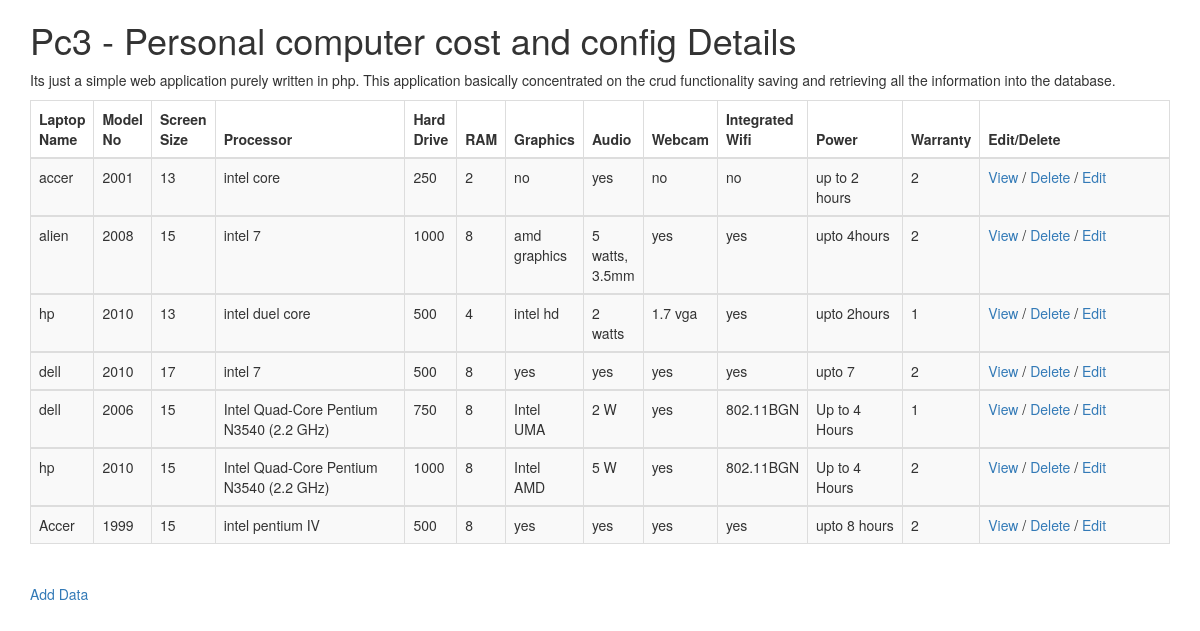
Page /pc3_list.php on the committed database.
### tables this page shows
CREATE TABLE IF NOT EXISTS `laptops` (
  `laptop_id` int(11) NOT NULL,
  `laptop_name` varchar(50) NOT NULL,
  `model_no` int(20) NOT NULL,
  `screen_size` int(20) NOT NULL,
  `processor` varchar(50) NOT NULL,
  `hard_drive` int(20) NOT NULL,
  `ram_size` int(20) NOT NULL,
  `graphics` varchar(50) NOT NULL,
  `audio` varchar(50) NOT NULL,
  `webcam` varchar(50) NOT NULL,
  `integrated_wifi` varchar(50) NOT NULL,
  `power` varchar(50) NOT NULL,
  `warranty` int(20) NOT NULL,
  `date_reg` varchar(20) NOT NULL
);

### pc3_list.php (the view, shortened to what this page needs)
<!DOCTYPE html>
<html lang="en">
<head>
  <link rel="stylesheet" href="http://maxcdn.bootstrapcdn.com/bootstrap/3.2.0/css/bootstrap.min.css">
</head>
<body>
	<div class= "container">
<h1>Pc3 - Personal computer cost and config Details</h1>
  <p>
    Its just a simple web application purely written in php. This application basically concentrated on the crud functionality saving and retrieving  all the information into the database.
  </p>
<?php
	require 'db.php';
	try {
	$query = "SELECT * FROM laptops";
	$stmt = $dbc->prepare($query);
	$stmt->execute();
	echo "<table  class = 'table table-bordered table-hover table-striped'>";
	echo "<thead>";
	echo "<tr>";
	echo "<th>Laptop Name</th>";
	echo "<th>Model No</th>";
	echo "<th>Screen Size</th>";
	echo "<th>Processor</th>";
	echo "<th>Hard Drive</th>";
	echo "<th>RAM</th>";
	echo "<th>Graphics</th>";
	echo "<th>Audio</th>";
	echo "<th>Webcam</th>";
	echo "<th>Integrated Wifi</th>";
	echo "<th>Power</th>";
	echo "<th>Warranty</th>";
	echo "<th>Edit/Delete</th>";
	echo "</tr>";
	echo "</thead>";
	echo"<tbody>";
	while($row=$stmt->fetch(PDO::FETCH_ASSOC)) {
		extract($row);
	echo "<tr>";
	echo "<td>{$laptop_name}</td>";
	echo "<td>{$model_no}</td>";
	echo "<td>{$screen_size}</td>";
	echo "<td class='col-sm-2'>{$processor}</td>";
	echo "<td>{$hard_drive}</td>";
	echo "<td>{$ram_size}</td>";
	echo "<td>{$graphics}</td>";
	echo "<td>{$audio}</td>";
	echo "<td>{$webcam}</td>";
	echo "<td>{$integrated_wifi}</td>";
	echo "<td class='col-sm-1'>{$power}</td>";
	echo "<td>{$warranty}</td>";
	echo "<td class='col-sm-2'><a href='view.php?id={$laptop_id}'>View</a> / <a href='delete.php?id={$laptop_id}'>Delete</a> / <a href = 'edit.php?id={$laptop_id}'>Edit</a></td>";
	echo "</tr>";
	echo "</tbody>";
	}
	} catch(PDOException $e) {
		echo "Error: " . $e->getMessage();
	}
?>
	</table> </br>
	<a href="listitems.php">Add Data</a> </br>
	</div>
</body>
</html>

### rows in the picture
laptops: laptop_name "accer", model_no "2001", screen_size "13", processor "intel core", hard_drive "250", ram_size "2", graphics "no", audio "yes", webcam "no", integrated_wifi "no", power "up to 2 hours", warranty "2"
laptops: laptop_name "alien", model_no "2008", screen_size "15", processor "intel 7", hard_drive "1000", ram_size "8", graphics "amd graphics", audio "5 watts, 3.5mm", webcam "yes", integrated_wifi "yes", power "upto 4hours", warranty "2"
laptops: laptop_name "hp", model_no "2010", screen_size "13", processor "intel duel core", hard_drive "500", ram_size "4", graphics "intel hd", audio "2 watts", webcam "1.7 vga", integrated_wifi "yes", power "upto 2hours", warranty "1"
laptops: laptop_name "dell", model_no "2010", screen_size "17", processor "intel 7", hard_drive "500", ram_size "8", graphics "yes", audio "yes", webcam "yes", integrated_wifi "yes", power "upto 7", warranty "2"
laptops: laptop_name "dell", model_no "2006", screen_size "15", processor "Intel Quad-Core Pentium N3540 (2.2 GHz)", hard_drive "750", ram_size "8", graphics "Intel UMA", audio "2 W", webcam "yes", integrated_wifi "802.11BGN", power "Up to 4 Hours", warranty "1"
laptops: laptop_name "hp", model_no "2010", screen_size "15", processor "Intel Quad-Core Pentium N3540 (2.2 GHz)", hard_drive "1000", ram_size "8", graphics "Intel AMD", audio "5 W", webcam "yes", integrated_wifi "802.11BGN", power "Up to 4 Hours", warranty "2"
laptops: laptop_name "Accer", model_no "1999", screen_size "15", processor "intel pentium IV", hard_drive "500", ram_size "8", graphics "yes", audio "yes", webcam "yes", integrated_wifi "yes", power "upto 8 hours", warranty "2"
